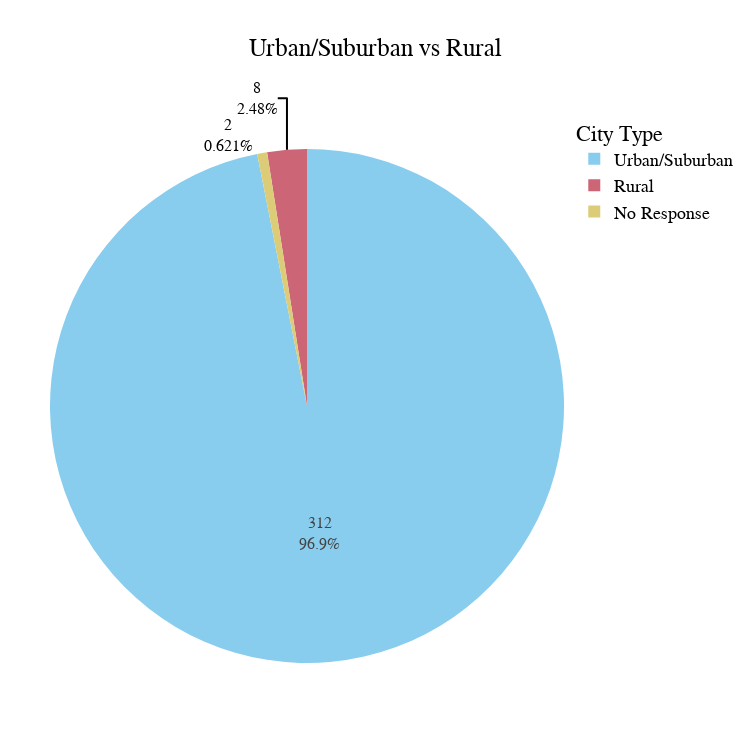

Here is the notebook cell this chart was saved with:
### Code cell
# List of rural cities as provided by you
rural_cities = [
    "Kiruna", "Witzenhausen", "Vorchten", "Kingman", "Crymych", "Zittau",
    "South Harting, Petersfield", "Hope Town, Elbow Cay, Abaco"
]

# Normalize and classify each city
def classify_city(city):
    city = str(city)  # Convert city to string
    if pd.isna(city) or city.strip().lower() in ["n/a", "", "public authority", "i am a private individual"]:
        return "No Response"
    
    # Normalize city name by stripping spaces and using title case
    city_normalized = city.strip().title()
    if city_normalized in [c.title() for c in rural_cities]:
        return "Rural"
    else:
        return "Urban/Suburban"

# Apply the classification function to the city column
df['City Type'] = df['4. City (*If you are completing this survey as a fleet operator, public authority, etc. the primary city of your operations / city you represent)'].apply(classify_city)

# Count occurrences of each category (Urban/Suburban, Rural, No Response)
city_type_counts = df['City Type'].value_counts()

# Create a pie chart based on the classification
fig = px.pie(
    names=city_type_counts.index,
    values=city_type_counts.values,
    title='Urban/Suburban vs Rural vs No Response City Distribution',
    color_discrete_sequence=px.colors.qualitative.Safe,  # Preferred color palette
    width=750,
    height=750
)

# Apply the preferred layout settings
fig.update_layout(
    title_text='Urban/Suburban vs Rural',
    title_x=0.5,
    font=dict(
        family="Arial, sans-serif",
        size=18,
        color="black"
    ),
    legend_title_text='City Type',
    margin=dict(t=50, b=50, l=50, r=50)
)

fig.update_traces(
    hoverinfo='label+percent',
    textinfo='value+percent',
    textfont_size=16
)

# Display the plot
fig.show()

# Display total number of responses to verify that no rows were dropped
total_responses = df.shape[0]
print(f"Total number of responses: {total_responses}")

### Figure 1 — Plotly figure (JSON) as saved in the notebook; plotly's stock layout.template omitted (floating-point values rounded to 4 significant figures)
{"data": [{"domain": {"x": [0, 1], "y": [0, 1]}, "hoverinfo": "label+percent", "hovertemplate": "label=%{label}<br>value=%{value}<extra></extra>", "labels": ["Urban/Suburban", "Rural", "No Response"], "legendgroup": "", "name": "", "showlegend": true, "textfont": {"size": 16}, "textinfo": "value+percent", "type": "pie", "values": [312, 8, 2]}], "layout": {"font": {"color": "black", "family": "Arial, sans-serif", "size": 18}, "height": 750, "legend": {"title": {"text": "City Type"}, "tracegroupgap": 0}, "margin": {"b": 50, "l": 50, "r": 50, "t": 50}, "piecolorway": ["rgb(136, 204, 238)", "rgb(204, 102, 119)", "rgb(221, 204, 119)", "rgb(17, 119, 51)", "rgb(51, 34, 136)", "rgb(170, 68, 153)", "rgb(68, 170, 153)", "rgb(153, 153, 51)", "rgb(136, 34, 85)", "rgb(102, 17, 0)", "rgb(136, 136, 136)"], "title": {"text": "Urban/Suburban vs Rural", "x": 0.5}, "width": 750}}
